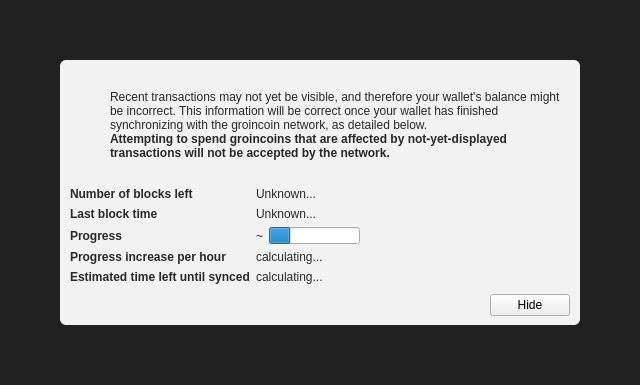
<?xml version="1.0" encoding="UTF-8"?>
<ui version="4.0">
 <class>ModalOverlay</class>
 <widget class="ModalOverlay" name="ModalOverlay">
  <property name="geometry">
   <rect>
    <x>0</x>
    <y>0</y>
    <width>640</width>
    <height>385</height>
   </rect>
  </property>
  <property name="windowTitle">
   <string>Form</string>
  </property>
  <layout class="QVBoxLayout" name="verticalLayout" stretch="0">
   <property name="sizeConstraint">
    <enum>QLayout::SetDefaultConstraint</enum>
   </property>
   <property name="leftMargin">
    <number>0</number>
   </property>
   <property name="topMargin">
    <number>0</number>
   </property>
   <property name="rightMargin">
    <number>0</number>
   </property>
   <property name="bottomMargin">
    <number>0</number>
   </property>
   <item>
    <widget class="QWidget" name="bgWidget" native="true">
     <property name="styleSheet">
      <string notr="true">#bgWidget { background: rgba(0,0,0,220); }</string>
     </property>
     <layout class="QVBoxLayout" name="verticalLayoutMain" stretch="1">
      <property name="leftMargin">
       <number>60</number>
      </property>
      <property name="topMargin">
       <number>60</number>
      </property>
      <property name="rightMargin">
       <number>60</number>
      </property>
      <property name="bottomMargin">
       <number>60</number>
      </property>
      <item>
       <widget class="QWidget" name="contentWidget" native="true">
        <property name="styleSheet">
         <string notr="true">#contentWidget { background: rgba(255,255,255,240); border-radius: 6px; }

QLabel { color: rgb(40,40,40);  }</string>
        </property>
        <layout class="QVBoxLayout" name="verticalLayoutSub" stretch="1,0,0,0">
         <property name="spacing">
          <number>0</number>
         </property>
         <property name="leftMargin">
          <number>10</number>
         </property>
         <property name="topMargin">
          <number>10</number>
         </property>
         <property name="rightMargin">
          <number>10</number>
         </property>
         <property name="bottomMargin">
          <number>10</number>
         </property>
         <item>
          <layout class="QHBoxLayout" name="horizontalLayoutIconText" stretch="0,1">
           <property name="topMargin">
            <number>20</number>
           </property>
           <item>
            <layout class="QVBoxLayout" name="verticalLayoutIcon">
             <property name="leftMargin">
              <number>0</number>
             </property>
             <item>
              <widget class="QPushButton" name="warningIcon">
               <property name="enabled">
                <bool>false</bool>
               </property>
               <property name="text">
                <string/>
               </property>
               <property name="icon">
                <iconset>
                 <normaloff>:/icons/warning</normaloff>
                 <disabledoff>:/icons/warning</disabledoff>:/icons/warning</iconset>
               </property>
               <property name="iconSize">
                <size>
                 <width>48</width>
                 <height>48</height>
                </size>
               </property>
               <property name="flat">
                <bool>true</bool>
               </property>
              </widget>
             </item>
             <item>
              <spacer name="verticalSpacerWarningIcon">
               <property name="orientation">
                <enum>Qt::Vertical</enum>
               </property>
               <property name="sizeHint" stdset="0">
                <size>
                 <width>20</width>
                 <height>40</height>
                </size>
               </property>
              </spacer>
             </item>
            </layout>
           </item>
           <item>
            <layout class="QVBoxLayout" name="verticalLayoutInfoText">
             <property name="leftMargin">
              <number>0</number>
             </property>
             <property name="topMargin">
              <number>0</number>
             </property>
             <item>
              <widget class="QLabel" name="infoText">
               <property name="text">
                <string>Recent transactions may not yet be visible, and therefore your wallet's balance might be incorrect. This information will be correct once your wallet has finished synchronizing with the groincoin network, as detailed below.</string>
               </property>
               <property name="textFormat">
                <enum>Qt::RichText</enum>
               </property>
               <property name="wordWrap">
                <bool>true</bool>
               </property>
              </widget>
             </item>
             <item>
              <widget class="QLabel" name="infoTextStrong">
               <property name="font">
                <font>
                 <weight>75</weight>
                 <bold>true</bold>
                </font>
               </property>
               <property name="text">
                <string>Attempting to spend groincoins that are affected by not-yet-displayed transactions will not be accepted by the network.</string>
               </property>
               <property name="textFormat">
                <enum>Qt::RichText</enum>
               </property>
               <property name="wordWrap">
                <bool>true</bool>
               </property>
              </widget>
             </item>
             <item>
              <spacer name="verticalSpacerInTextSpace">
               <property name="orientation">
                <enum>Qt::Vertical</enum>
               </property>
               <property name="sizeHint" stdset="0">
                <size>
                 <width>20</width>
                 <height>40</height>
                </size>
               </property>
              </spacer>
             </item>
            </layout>
           </item>
          </layout>
         </item>
         <item>
          <spacer name="verticalSpacerAfterText">
           <property name="orientation">
            <enum>Qt::Vertical</enum>
           </property>
           <property name="sizeHint" stdset="0">
            <size>
             <width>20</width>
             <height>40</height>
            </size>
           </property>
          </spacer>
         </item>
         <item>
          <layout class="QFormLayout" name="formLayout">
           <property name="fieldGrowthPolicy">
            <enum>QFormLayout::FieldsStayAtSizeHint</enum>
           </property>
           <property name="horizontalSpacing">
            <number>6</number>
           </property>
           <property name="verticalSpacing">
            <number>6</number>
           </property>
           <property name="topMargin">
            <number>10</number>
           </property>
           <item row="0" column="0">
            <widget class="QLabel" name="labelNumberOfBlocksLeft">
             <property name="font">
              <font>
               <weight>75</weight>
               <bold>true</bold>
              </font>
             </property>
             <property name="text">
              <string>Number of blocks left</string>
             </property>
            </widget>
           </item>
           <item row="0" column="1">
            <widget class="QLabel" name="numberOfBlocksLeft">
             <property name="text">
              <string>Unknown...</string>
             </property>
            </widget>
           </item>
           <item row="1" column="0">
            <widget class="QLabel" name="labelLastBlockTime">
             <property name="font">
              <font>
               <weight>75</weight>
               <bold>true</bold>
              </font>
             </property>
             <property name="text">
              <string>Last block time</string>
             </property>
            </widget>
           </item>
           <item row="1" column="1">
            <widget class="QLabel" name="newestBlockDate">
             <property name="sizePolicy">
              <sizepolicy hsizetype="Maximum" vsizetype="Preferred">
               <horstretch>0</horstretch>
               <verstretch>0</verstretch>
              </sizepolicy>
             </property>
             <property name="text">
              <string>Unknown...</string>
             </property>
            </widget>
           </item>
           <item row="2" column="0">
            <widget class="QLabel" name="labelSyncDone">
             <property name="font">
              <font>
               <weight>75</weight>
               <bold>true</bold>
              </font>
             </property>
             <property name="text">
              <string>Progress</string>
             </property>
            </widget>
           </item>
           <item row="2" column="1">
            <layout class="QHBoxLayout" name="horizontalLayoutSync" stretch="0,1">
             <item>
              <widget class="QLabel" name="percentageProgress">
               <property name="text">
                <string notr="true">~</string>
               </property>
              </widget>
             </item>
             <item>
              <widget class="QProgressBar" name="progressBar">
               <property name="value">
                <number>24</number>
               </property>
               <property name="format">
                <string/>
               </property>
              </widget>
             </item>
            </layout>
           </item>
           <item row="4" column="0">
            <widget class="QLabel" name="labelProgressIncrease">
             <property name="font">
              <font>
               <weight>75</weight>
               <bold>true</bold>
              </font>
             </property>
             <property name="text">
              <string>Progress increase per hour</string>
             </property>
            </widget>
           </item>
           <item row="4" column="1">
            <widget class="QLabel" name="progressIncreasePerH">
             <property name="text">
              <string>calculating...</string>
             </property>
            </widget>
           </item>
           <item row="5" column="0">
            <widget class="QLabel" name="labelEstimatedTimeLeft">
             <property name="font">
              <font>
               <weight>75</weight>
               <bold>true</bold>
              </font>
             </property>
             <property name="text">
              <string>Estimated time left until synced</string>
             </property>
            </widget>
           </item>
           <item row="5" column="1">
            <widget class="QLabel" name="expectedTimeLeft">
             <property name="text">
              <string>calculating...</string>
             </property>
            </widget>
           </item>
          </layout>
         </item>
         <item>
          <layout class="QHBoxLayout" name="horizontalLayoutButtons">
           <property name="leftMargin">
            <number>10</number>
           </property>
           <property name="topMargin">
            <number>10</number>
           </property>
           <item>
            <spacer name="horizontalSpacer">
             <property name="orientation">
              <enum>Qt::Horizontal</enum>
             </property>
             <property name="sizeHint" stdset="0">
              <size>
               <width>40</width>
               <height>20</height>
              </size>
             </property>
            </spacer>
           </item>
           <item>
            <widget class="QPushButton" name="closeButton">
             <property name="text">
              <string>Hide</string>
             </property>
            </widget>
           </item>
          </layout>
         </item>
        </layout>
       </widget>
      </item>
     </layout>
    </widget>
   </item>
  </layout>
 </widget>
 <customwidgets>
  <customwidget>
   <class>ModalOverlay</class>
   <extends>QWidget</extends>
   <header>qt/modaloverlay.h</header>
   <container>1</container>
  </customwidget>
 </customwidgets>
 <resources/>
 <connections/>
</ui>
